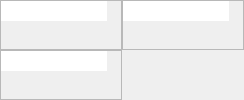
                    <widget class="QFrame" name="multi_frame">
                     <property name="sizePolicy">
                      <sizepolicy hsizetype="Expanding" vsizetype="Expanding">
                       <horstretch>1</horstretch>
                       <verstretch>1</verstretch>
                      </sizepolicy>
                     </property>
                     <property name="frameShape">
                      <enum>QFrame::NoFrame</enum>
                     </property>
                     <property name="frameShadow">
                      <enum>QFrame::Plain</enum>
                     </property>
                     <layout class="QGridLayout" name="gridLayout">
                      <property name="margin">
                       <number>0</number>
                      </property>
                      <property name="spacing">
                       <number>0</number>
                      </property>
                      <item row="0" column="0">
                       <widget class="QFrame" name="graphicswidget_frameZ">
                        <property name="sizePolicy">
                         <sizepolicy hsizetype="Expanding" vsizetype="Expanding">
                          <horstretch>1</horstretch>
                          <verstretch>1</verstretch>
                         </sizepolicy>
                        </property>
                        <property name="frameShape">
                         <enum>QFrame::StyledPanel</enum>
                        </property>
                        <property name="frameShadow">
                         <enum>QFrame::Plain</enum>
                        </property>
                        <layout class="QVBoxLayout" name="verticalLayout_6">
                         <property name="spacing">
                          <number>0</number>
                         </property>
                         <property name="margin">
                          <number>0</number>
                         </property>
                         <item>
                          <layout class="QVBoxLayout" name="verticalLayout_7">
                           <property name="spacing">
                            <number>0</number>
                           </property>
                           <property name="margin">
                            <number>0</number>
                           </property>
                           <item>
                            <layout class="QHBoxLayout" name="horizontalLayout_10">
                             <property name="spacing">
                              <number>0</number>
                             </property>
                             <item>
                              <widget class="QLineEdit" name="info_lineZ">
                               <property name="sizePolicy">
                                <sizepolicy hsizetype="Expanding" vsizetype="Preferred">
                                 <horstretch>0</horstretch>
                                 <verstretch>0</verstretch>
                                </sizepolicy>
                               </property>
                               <property name="mouseTracking">
                                <bool>false</bool>
                               </property>
                               <property name="focusPolicy">
                                <enum>Qt::NoFocus</enum>
                               </property>
                               <property name="contextMenuPolicy">
                                <enum>Qt::NoContextMenu</enum>
                               </property>
                               <property name="acceptDrops">
                                <bool>false</bool>
                               </property>
                               <property name="frame">
                                <bool>false</bool>
                               </property>
                               <property name="readOnly">
                                <bool>true</bool>
                               </property>
                              </widget>
                             </item>
                             <item>
                              <widget class="QLabel" name="top_labelZ">
                               <property name="sizePolicy">
                                <sizepolicy hsizetype="Minimum" vsizetype="Preferred">
                                 <horstretch>0</horstretch>
                                 <verstretch>0</verstretch>
                                </sizepolicy>
                               </property>
                               <property name="frameShadow">
                                <enum>QFrame::Plain</enum>
                               </property>
                               <property name="text">
                                <string/>
                               </property>
                               <property name="textFormat">
                                <enum>Qt::RichText</enum>
                               </property>
                               <property name="alignment">
                                <set>Qt::AlignCenter</set>
                               </property>
                               <property name="textInteractionFlags">
                                <set>Qt::NoTextInteraction</set>
                               </property>
                              </widget>
                             </item>
                             <item>
                              <widget class="QLabel" name="measure_labelZ">
                               <property name="sizePolicy">
                                <sizepolicy hsizetype="Expanding" vsizetype="Preferred">
                                 <horstretch>0</horstretch>
                                 <verstretch>0</verstretch>
                                </sizepolicy>
                               </property>
                               <property name="text">
                                <string/>
                               </property>
                               <property name="textFormat">
                                <enum>Qt::PlainText</enum>
                               </property>
                               <property name="alignment">
                                <set>Qt::AlignRight|Qt::AlignTrailing|Qt::AlignVCenter</set>
                               </property>
                               <property name="wordWrap">
                                <bool>false</bool>
                               </property>
                               <property name="textInteractionFlags">
                                <set>Qt::NoTextInteraction</set>
                               </property>
                              </widget>
                             </item>
                            </layout>
                           </item>
                           <item>
                            <layout class="QHBoxLayout" name="horizontalLayout_5">
                             <property name="spacing">
                              <number>0</number>
                             </property>
                             <item>
                              <widget class="QLabel" name="left_labelZ">
                               <property name="sizePolicy">
                                <sizepolicy hsizetype="Preferred" vsizetype="Expanding">
                                 <horstretch>0</horstretch>
                                 <verstretch>0</verstretch>
                                </sizepolicy>
                               </property>
                               <property name="text">
                                <string/>
                               </property>
                               <property name="textFormat">
                                <enum>Qt::RichText</enum>
                               </property>
                               <property name="alignment">
                                <set>Qt::AlignCenter</set>
                               </property>
                               <property name="textInteractionFlags">
                                <set>Qt::NoTextInteraction</set>
                               </property>
                              </widget>
                             </item>
                             <item>
                              <widget class="QFrame" name="frame2D_viewerZ">
                               <property name="sizePolicy">
                                <sizepolicy hsizetype="Expanding" vsizetype="Expanding">
                                 <horstretch>0</horstretch>
                                 <verstretch>0</verstretch>
                                </sizepolicy>
                               </property>
                               <property name="frameShape">
                                <enum>QFrame::NoFrame</enum>
                               </property>
                               <property name="frameShadow">
                                <enum>QFrame::Plain</enum>
                               </property>
                              </widget>
                             </item>
                            </layout>
                           </item>
                           <item>
                            <widget class="QFrame" name="slider_frameZ">
                             <property name="sizePolicy">
                              <sizepolicy hsizetype="Expanding" vsizetype="Minimum">
                               <horstretch>0</horstretch>
                               <verstretch>0</verstretch>
                              </sizepolicy>
                             </property>
                             <property name="frameShape">
                              <enum>QFrame::NoFrame</enum>
                             </property>
                             <property name="frameShadow">
                              <enum>QFrame::Plain</enum>
                             </property>
                            </widget>
                           </item>
                          </layout>
                         </item>
                        </layout>
                       </widget>
                      </item>
                      <item row="0" column="1">
                       <widget class="QFrame" name="graphicswidget_frameY">
                        <property name="sizePolicy">
                         <sizepolicy hsizetype="Expanding" vsizetype="Expanding">
                          <horstretch>1</horstretch>
                          <verstretch>1</verstretch>
                         </sizepolicy>
                        </property>
                        <property name="frameShape">
                         <enum>QFrame::StyledPanel</enum>
                        </property>
                        <property name="frameShadow">
                         <enum>QFrame::Plain</enum>
                        </property>
                        <layout class="QVBoxLayout" name="verticalLayout_8">
                         <property name="spacing">
                          <number>0</number>
                         </property>
                         <property name="margin">
                          <number>0</number>
                         </property>
                         <item>
                          <layout class="QVBoxLayout" name="verticalLayout_9">
                           <property name="spacing">
                            <number>0</number>
                           </property>
                           <property name="margin">
                            <number>0</number>
                           </property>
                           <item>
                            <layout class="QHBoxLayout" name="horizontalLayout_12">
                             <property name="spacing">
                              <number>0</number>
                             </property>
                             <item>
                              <widget class="QLineEdit" name="info_lineY">
                               <property name="sizePolicy">
                                <sizepolicy hsizetype="Expanding" vsizetype="Preferred">
                                 <horstretch>0</horstretch>
                                 <verstretch>0</verstretch>
                                </sizepolicy>
                               </property>
                               <property name="mouseTracking">
                                <bool>false</bool>
                               </property>
                               <property name="focusPolicy">
                                <enum>Qt::NoFocus</enum>
                               </property>
                               <property name="contextMenuPolicy">
                                <enum>Qt::NoContextMenu</enum>
                               </property>
                               <property name="acceptDrops">
                                <bool>false</bool>
                               </property>
                               <property name="frame">
                                <bool>false</bool>
                               </property>
                               <property name="readOnly">
                                <bool>true</bool>
                               </property>
                              </widget>
                             </item>
                             <item>
                              <widget class="QLabel" name="top_labelY">
                               <property name="sizePolicy">
                                <sizepolicy hsizetype="Minimum" vsizetype="Preferred">
                                 <horstretch>0</horstretch>
                                 <verstretch>0</verstretch>
                                </sizepolicy>
                               </property>
                               <property name="frameShadow">
                                <enum>QFrame::Plain</enum>
                               </property>
                               <property name="text">
                                <string/>
                               </property>
                               <property name="textFormat">
                                <enum>Qt::RichText</enum>
                               </property>
                               <property name="alignment">
                                <set>Qt::AlignCenter</set>
                               </property>
                               <property name="textInteractionFlags">
                                <set>Qt::NoTextInteraction</set>
                               </property>
                              </widget>
                             </item>
                             <item>
                              <widget class="QLabel" name="measure_labelY">
                               <property name="sizePolicy">
                                <sizepolicy hsizetype="Expanding" vsizetype="Preferred">
                                 <horstretch>0</horstretch>
                                 <verstretch>0</verstretch>
                                </sizepolicy>
                               </property>
                               <property name="text">
                                <string/>
                               </property>
                               <property name="textFormat">
                                <enum>Qt::PlainText</enum>
                               </property>
                               <property name="alignment">
                                <set>Qt::AlignRight|Qt::AlignTrailing|Qt::AlignVCenter</set>
                               </property>
                               <property name="wordWrap">
                                <bool>false</bool>
                               </property>
                               <property name="textInteractionFlags">
                                <set>Qt::NoTextInteraction</set>
                               </property>
                              </widget>
                             </item>
                            </layout>
                           </item>
                           <item>
                            <layout class="QHBoxLayout" name="horizontalLayout_6">
                             <property name="spacing">
                              <number>0</number>
                             </property>
                             <item>
                              <widget class="QLabel" name="left_labelY">
                               <property name="sizePolicy">
                                <sizepolicy hsizetype="Preferred" vsizetype="Expanding">
                                 <horstretch>0</horstretch>
                                 <verstretch>0</verstretch>
                                </sizepolicy>
                               </property>
                               <property name="text">
                                <string/>
                               </property>
                               <property name="textFormat">
                                <enum>Qt::RichText</enum>
                               </property>
                               <property name="alignment">
                                <set>Qt::AlignCenter</set>
                               </property>
                               <property name="textInteractionFlags">
                                <set>Qt::NoTextInteraction</set>
                               </property>
                              </widget>
                             </item>
                             <item>
                              <widget class="QFrame" name="frame2D_viewerY">
                               <property name="sizePolicy">
                                <sizepolicy hsizetype="Expanding" vsizetype="Expanding">
                                 <horstretch>0</horstretch>
                                 <verstretch>0</verstretch>
                                </sizepolicy>
                               </property>
                               <property name="frameShape">
                                <enum>QFrame::NoFrame</enum>
                               </property>
                               <property name="frameShadow">
                                <enum>QFrame::Plain</enum>
                               </property>
                              </widget>
                             </item>
                            </layout>
                           </item>
                           <item>
                            <widget class="QFrame" name="slider_frameY">
                             <property name="sizePolicy">
                              <sizepolicy hsizetype="Expanding" vsizetype="Minimum">
                               <horstretch>0</horstretch>
                               <verstretch>0</verstretch>
                              </sizepolicy>
                             </property>
                             <property name="frameShape">
                              <enum>QFrame::NoFrame</enum>
                             </property>
                             <property name="frameShadow">
                              <enum>QFrame::Plain</enum>
                             </property>
                            </widget>
                           </item>
                          </layout>
                         </item>
                        </layout>
                       </widget>
                      </item>
                      <item row="1" column="0">
                       <widget class="QFrame" name="graphicswidget_frameX">
                        <property name="sizePolicy">
                         <sizepolicy hsizetype="Expanding" vsizetype="Expanding">
                          <horstretch>1</horstretch>
                          <verstretch>1</verstretch>
                         </sizepolicy>
                        </property>
                        <property name="frameShape">
                         <enum>QFrame::StyledPanel</enum>
                        </property>
                        <property name="frameShadow">
                         <enum>QFrame::Plain</enum>
                        </property>
                        <layout class="QVBoxLayout" name="verticalLayout_10">
                         <property name="spacing">
                          <number>0</number>
                         </property>
                         <property name="margin">
                          <number>0</number>
                         </property>
                         <item>
                          <layout class="QVBoxLayout" name="verticalLayout_11">
                           <property name="spacing">
                            <number>0</number>
                           </property>
                           <property name="margin">
                            <number>0</number>
                           </property>
                           <item>
                            <layout class="QHBoxLayout" name="horizontalLayout_11">
                             <property name="spacing">
                              <number>0</number>
                             </property>
                             <item>
                              <widget class="QLineEdit" name="info_lineX">
                               <property name="sizePolicy">
                                <sizepolicy hsizetype="Expanding" vsizetype="Preferred">
                                 <horstretch>0</horstretch>
                                 <verstretch>0</verstretch>
                                </sizepolicy>
                               </property>
                               <property name="mouseTracking">
                                <bool>false</bool>
                               </property>
                               <property name="focusPolicy">
                                <enum>Qt::NoFocus</enum>
                               </property>
                               <property name="contextMenuPolicy">
                                <enum>Qt::NoContextMenu</enum>
                               </property>
                               <property name="acceptDrops">
                                <bool>false</bool>
                               </property>
                               <property name="frame">
                                <bool>false</bool>
                               </property>
                               <property name="readOnly">
                                <bool>true</bool>
                               </property>
                              </widget>
                             </item>
                             <item>
                              <widget class="QLabel" name="top_labelX">
                               <property name="sizePolicy">
                                <sizepolicy hsizetype="Minimum" vsizetype="Preferred">
                                 <horstretch>0</horstretch>
                                 <verstretch>0</verstretch>
                                </sizepolicy>
                               </property>
                               <property name="frameShadow">
                                <enum>QFrame::Plain</enum>
                               </property>
                               <property name="text">
                                <string/>
                               </property>
                               <property name="textFormat">
                                <enum>Qt::RichText</enum>
                               </property>
                               <property name="alignment">
                                <set>Qt::AlignCenter</set>
                               </property>
                               <property name="textInteractionFlags">
                                <set>Qt::NoTextInteraction</set>
                               </property>
                              </widget>
                             </item>
                             <item>
                              <widget class="QLabel" name="measure_labelX">
                               <property name="sizePolicy">
                                <sizepolicy hsizetype="Expanding" vsizetype="Preferred">
                                 <horstretch>0</horstretch>
                                 <verstretch>0</verstretch>
                                </sizepolicy>
                               </property>
                               <property name="text">
                                <string/>
                               </property>
                               <property name="textFormat">
                                <enum>Qt::PlainText</enum>
                               </property>
                               <property name="alignment">
                                <set>Qt::AlignRight|Qt::AlignTrailing|Qt::AlignVCenter</set>
                               </property>
                               <property name="wordWrap">
                                <bool>false</bool>
                               </property>
                               <property name="textInteractionFlags">
                                <set>Qt::NoTextInteraction</set>
                               </property>
                              </widget>
                             </item>
                            </layout>
                           </item>
                           <item>
                            <layout class="QHBoxLayout" name="horizontalLayout_7">
                             <property name="spacing">
                              <number>0</number>
                             </property>
                             <item>
                              <widget class="QLabel" name="left_labelX">
                               <property name="sizePolicy">
                                <sizepolicy hsizetype="Preferred" vsizetype="Expanding">
                                 <horstretch>0</horstretch>
                                 <verstretch>0</verstretch>
                                </sizepolicy>
                               </property>
                               <property name="text">
                                <string/>
                               </property>
                               <property name="textFormat">
                                <enum>Qt::RichText</enum>
                               </property>
                               <property name="alignment">
                                <set>Qt::AlignCenter</set>
                               </property>
                               <property name="textInteractionFlags">
                                <set>Qt::NoTextInteraction</set>
                               </property>
                              </widget>
                             </item>
                             <item>
                              <widget class="QFrame" name="frame2D_viewerX">
                               <property name="sizePolicy">
                                <sizepolicy hsizetype="Expanding" vsizetype="Expanding">
                                 <horstretch>0</horstretch>
                                 <verstretch>0</verstretch>
                                </sizepolicy>
                               </property>
                               <property name="frameShape">
                                <enum>QFrame::NoFrame</enum>
                               </property>
                               <property name="frameShadow">
                                <enum>QFrame::Plain</enum>
                               </property>
                              </widget>
                             </item>
                            </layout>
                           </item>
                           <item>
                            <widget class="QFrame" name="slider_frameX">
                             <property name="sizePolicy">
                              <sizepolicy hsizetype="Expanding" vsizetype="Minimum">
                               <horstretch>0</horstretch>
                               <verstretch>0</verstretch>
                              </sizepolicy>
                             </property>
                             <property name="frameShape">
                              <enum>QFrame::NoFrame</enum>
                             </property>
                             <property name="frameShadow">
                              <enum>QFrame::Plain</enum>
                             </property>
                            </widget>
                           </item>
                          </layout>
                         </item>
                        </layout>
                       </widget>
                      </item>
                      <item row="1" column="1">
                       <widget class="QFrame" name="histogram_frame2">
                        <property name="frameShape">
                         <enum>QFrame::NoFrame</enum>
                        </property>
                        <property name="frameShadow">
                         <enum>QFrame::Plain</enum>
                        </property>
                       </widget>
                      </item>
                     </layout>
                    </widget>
